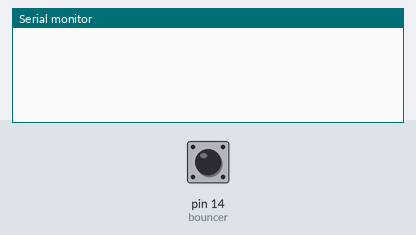
Bench run of a sketch on a simulated Arduino Uno, built with avr-gcc and run on an emulated ATmega328P. Shown: the last lines printed to the serial monitor. The test bench sets the inputs (shaded band); at power-on: pin 14 (bouncer) HIGH.

Above: at 1.2 s.
1.3 s: pin 14 (bouncer) pulled LOW for 0.15 s
At 2.6 s:
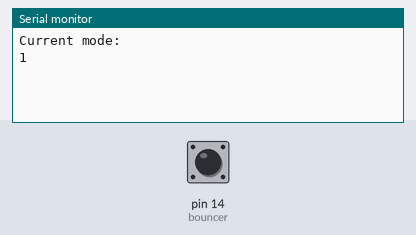
2.9 s: pin 14 (bouncer) pulled LOW for 1 s
At 5.1 s:
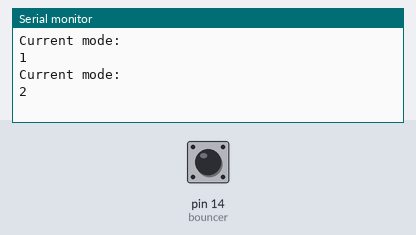
5.4 s: pin 14 (bouncer) pulled LOW for 0.15 s
At 6.0 s:
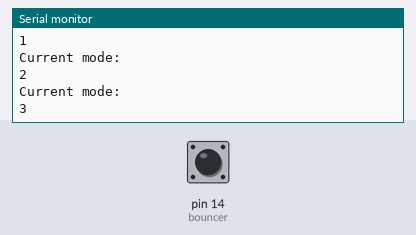

Measured:
- after the input at 1.3 s, the serial monitor: prints a new line after 0.15 s (image 1)
- after the input at 2.9 s, the serial monitor: prints a new line after 1.0 s (image 2)
- after the input at 5.4 s, the serial monitor: prints a new line after 0.16 s (image 3)

The sketch:

testBtn.ino
```cpp
#include <Bounce2.h>

#define pressed_long 2000 // долговременное нажатие = 2 секунды
#define num_modes 5 // максимальный номер режима

short int max_mode = num_modes + 1; // вспомогательная переменная

Bounce bouncer = Bounce(); //создаем экземпляр класса Bounce

unsigned long pressed_moment; // момент нажатия кнопки
int current_mode = 0; // текущий режим

void setup()
{
 pinMode(14 ,INPUT); // кнопка на пине 2
 digitalWrite(14 ,HIGH); // подключаем встроенный подтягивающий резистор
 bouncer .attach(14); // устанавливаем кнопку
 bouncer .interval(5); // устанавливаем параметр stable interval = 5 мс
 Serial.begin(115200); //установка Serial-порта на скорость 9600 бит/сек
}

void loop()
{
 if (bouncer.update())
 { //если произошло событие
  if (bouncer.read()==0)
  { //если кнопка нажата
   pressed_moment = millis(); // запоминаем время нажатия
  }
  else
  { // кнопка отпущена
   if((millis() - pressed_moment) < pressed_long)
   { // если кнопка была нажата кратковременно
    current_mode++; // увеличиваем счетчик текушего режима
    current_mode %= max_mode; // остаток от целочисленного деления
    if (current_mode == 0) current_mode = 1; // режим меняется от 1 до num_modes
   }
   else
   { // кнопка удерживалась долго
    current_mode = 0;
    pressed_moment = 0; // обнуляем момент нажатия
   }
   Serial.println("Current mode:");
   Serial.println(current_mode); // выводим сообщение о текущем режиме
  }
 }
}
```
